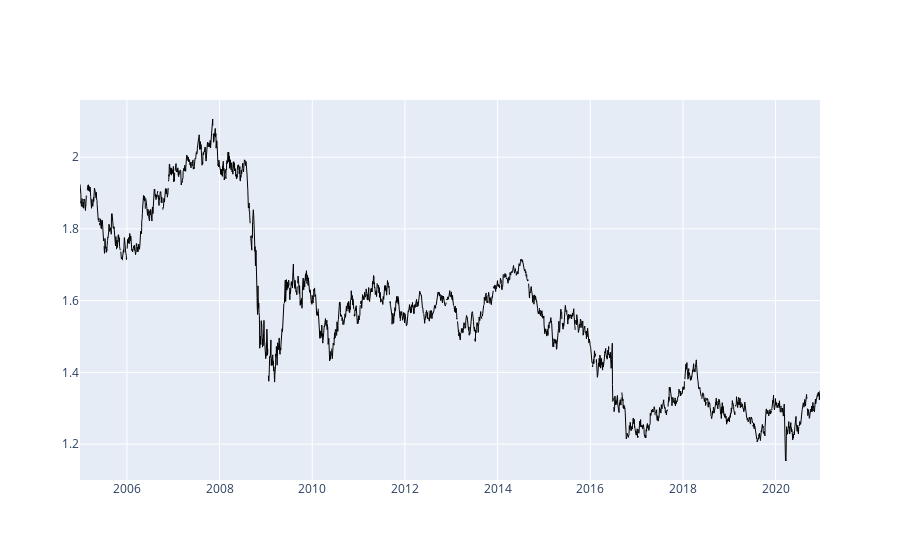

Notebook cell for this chart:
### Code cell
# we can see historical data on a chart
trend_fig = [
    go.Scatter(
        x = fut_data.sel(asset = 'B6').sel(field = 'close').to_pandas().index,
        y = fut_data.sel(asset = 'B6').sel(field = 'close'),
        line = dict(width=1,color='black'))]

# draw chart
fig = go.Figure(data = trend_fig)
fig.update_yaxes(fixedrange=False) # unlock vertical scrolling
fig.show()

### Figure 1 — Plotly figure (JSON) as saved in the notebook; plotly's stock layout.template omitted (floating-point values rounded to 4 significant figures; data arrays with more than 128 entries replaced by an {"elided": "..."} marker saying what was removed)
{"data": [{"line": {"color": "black", "width": 1}, "type": "scatter", "x": {"elided": "4131 str values"}, "y": {"elided": "4131 float values"}}], "layout": {"yaxis": {"fixedrange": false}}}
